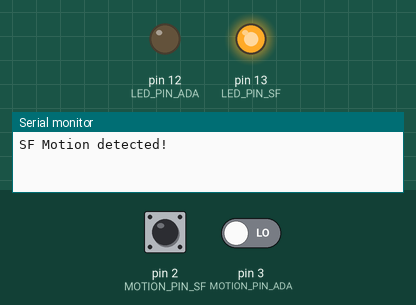
A sketch run on a simulated Arduino Uno, built with avr-gcc and run on an emulated ATmega328P. Parts: output pins drawn as LEDs (lit = HIGH), the last lines printed to the serial monitor. Inputs (shaded band) come from the test bench; at power-on: pin 2 (MOTION_PIN_SF) LOW, pin 3 (MOTION_PIN_ADA) LOW.

Above: at 1.2 s.
1.3 s: pin 2 (MOTION_PIN_SF) pulled HIGH for 0.15 s
At 1.37 s:
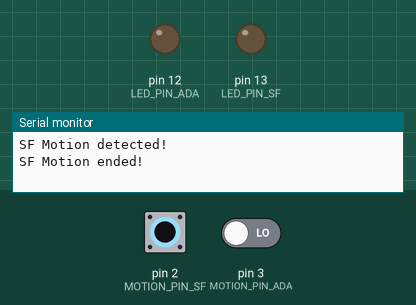
2.9 s: pin 3 (MOTION_PIN_ADA) driven HIGH
At 3.2 s:
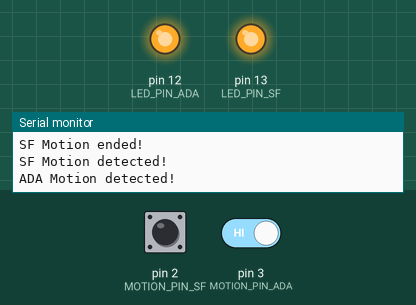
4.4 s: pin 2 (MOTION_PIN_SF) pulled HIGH for 1 s
At 5.2 s:
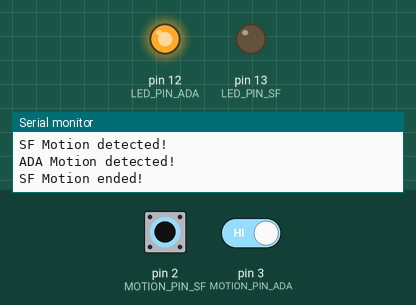
6.9 s: pin 2 (MOTION_PIN_SF) pulled HIGH for 3.2 s
At 11.1 s:
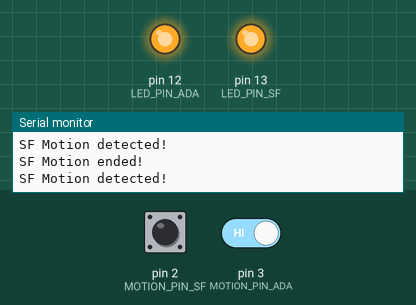
11.6 s: pin 3 (MOTION_PIN_ADA) driven LOW
At 12.3 s:
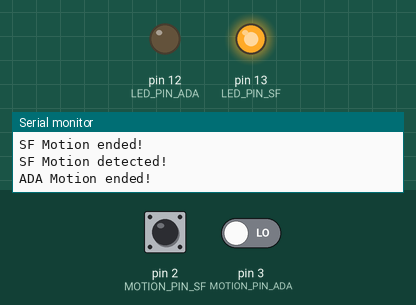
Timing chart, 0 to 14.1 s (numbered marks = the images above; inputs shaded):
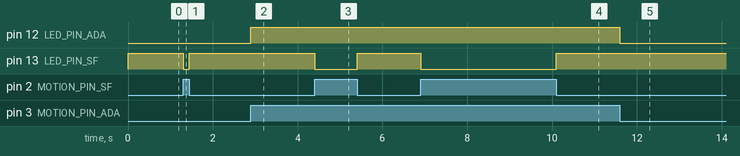

Measured:
- after the input at 1.3 s, pin 13 (LED_PIN_SF): HIGH → LOW at once, → HIGH 0.15 s later
- after the input at 2.9 s, pin 12 (LED_PIN_ADA): LOW → HIGH at once
- after the input at 4.4 s, pin 13 (LED_PIN_SF): HIGH → LOW at once, → HIGH 1.0 s later
- after the input at 6.9 s, pin 13 (LED_PIN_SF): HIGH → LOW at once, → HIGH 3.2 s later
- after the input at 11.6 s, pin 12 (LED_PIN_ADA): HIGH → LOW at once

The sketch:

Sensors_tests.ino
```cpp
/******************************************************************************
PIR_Motion_Detector_Example.ino
Example sketch for SparkFun's PIR Motion Detector
  (https://www.sparkfun.com/products/13285)
Jim Lindblom @ SparkFun Electronics
May 2, 2016

The PIR motion sensor has a three-pin JST connector terminating it. Connect
the wire colors like this:
- Black: D2 - signal output (pulled up internally)
- White: GND
- Red: 5V

Connect an LED to pin 13 (if your Arduino doesn't already have an LED there).

Whenever the PIR sensor detects movement, it'll write the alarm pin LOW.

Development environment specifics:
Arduino 1.6.7
******************************************************************************/
const int MOTION_PIN_SF = 2; // Pin connected to Sparkfun motion detector
const int LED_PIN_SF = 13; // LED pin - active-high
int stateSF = LOW;
int proximitySF = 0;

const int MOTION_PIN_ADA = 3;               // choose the input pin (for Adafruit PIR sensor)
const int LED_PIN_ADA = 12; // LED pin - active-high
int stateADA = LOW;
int proximityADA = 0;

void setup()
{
  Serial.begin(9600);
  // The PIR sensor's output signal is an open-collector,
  // so a pull-up resistor is required:
  pinMode(MOTION_PIN_SF, INPUT_PULLUP);
  pinMode(LED_PIN_SF, OUTPUT);

  pinMode(MOTION_PIN_ADA, INPUT);     // declare ada sensor as input
  pinMode(LED_PIN_ADA, OUTPUT);
}

void loop()
{
  proximitySF = digitalRead(MOTION_PIN_SF);
  if (proximitySF == LOW) // If the sensor's output goes low, motion is detected
  {
    digitalWrite(LED_PIN_SF, HIGH);
    if (stateSF == LOW) {
      Serial.println("SF Motion detected!");
      stateSF = HIGH;
    }
  } else {
    digitalWrite(LED_PIN_SF, LOW);
    if (stateSF == HIGH) {
      Serial.println("SF Motion ended!");
      stateSF = LOW;
    }
  }

  proximityADA = digitalRead(MOTION_PIN_ADA);
  if (proximityADA == HIGH) // If the sensor's output goes HIGH, motion is detected
  {
    digitalWrite(LED_PIN_ADA, HIGH);
    if (stateADA == LOW) {
      Serial.println("ADA Motion detected!");
      stateADA = HIGH;
    }
  } else {
    digitalWrite(LED_PIN_ADA, LOW);
    if (stateADA == HIGH) {
      Serial.println("ADA Motion ended!");
      stateADA = LOW;
    }
  }
}
```
